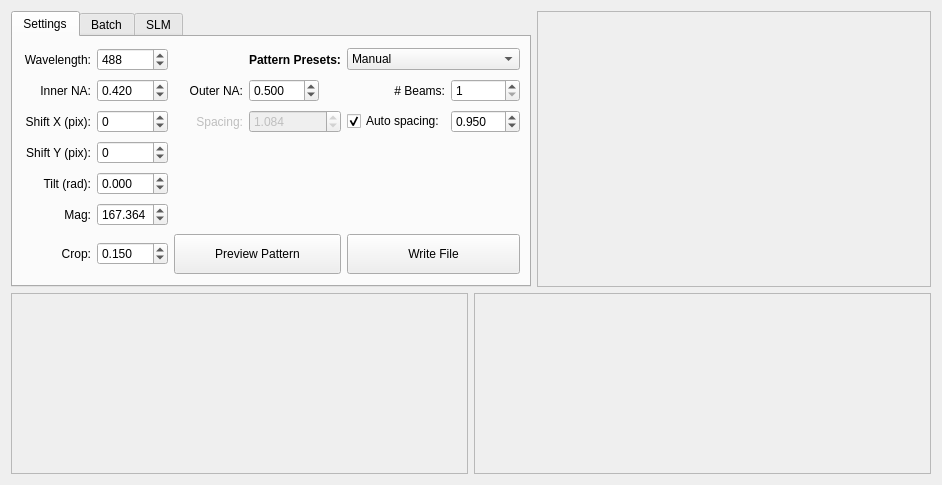
<?xml version="1.0" encoding="UTF-8"?>
<ui version="4.0">
 <class>Dialog</class>
 <widget class="QDialog" name="Dialog">
  <property name="geometry">
   <rect>
    <x>0</x>
    <y>0</y>
    <width>942</width>
    <height>485</height>
   </rect>
  </property>
  <property name="minimumSize">
   <size>
    <width>942</width>
    <height>485</height>
   </size>
  </property>
  <property name="maximumSize">
   <size>
    <width>942</width>
    <height>485</height>
   </size>
  </property>
  <property name="windowTitle">
   <string>Dialog</string>
  </property>
  <property name="styleSheet">
   <string notr="true"/>
  </property>
  <layout class="QGridLayout" name="gridLayout_2">
   <item row="0" column="0">
    <widget class="QTabWidget" name="tabWidget">
     <property name="maximumSize">
      <size>
       <width>602</width>
       <height>299</height>
      </size>
     </property>
     <property name="focusPolicy">
      <enum>Qt::WheelFocus</enum>
     </property>
     <property name="autoFillBackground">
      <bool>false</bool>
     </property>
     <property name="styleSheet">
      <string notr="true"/>
     </property>
     <property name="currentIndex">
      <number>0</number>
     </property>
     <widget class="QWidget" name="Settings">
      <attribute name="title">
       <string>Settings</string>
      </attribute>
      <layout class="QGridLayout" name="gridLayout">
       <property name="bottomMargin">
        <number>5</number>
       </property>
       <item row="1" column="2">
        <widget class="QLabel" name="label_3">
         <property name="maximumSize">
          <size>
           <width>16777215</width>
           <height>16777215</height>
          </size>
         </property>
         <property name="text">
          <string>Outer NA:</string>
         </property>
         <property name="alignment">
          <set>Qt::AlignRight|Qt::AlignTrailing|Qt::AlignVCenter</set>
         </property>
        </widget>
       </item>
       <item row="2" column="3">
        <widget class="QDoubleSpinBox" name="spacingSpin">
         <property name="enabled">
          <bool>false</bool>
         </property>
         <property name="specialValueText">
          <string/>
         </property>
         <property name="decimals">
          <number>3</number>
         </property>
         <property name="minimum">
          <double>0.001000000000000</double>
         </property>
         <property name="maximum">
          <double>40.000000000000000</double>
         </property>
         <property name="singleStep">
          <double>0.001000000000000</double>
         </property>
         <property name="value">
          <double>1.084000000000000</double>
         </property>
        </widget>
       </item>
       <item row="2" column="2">
        <widget class="QLabel" name="label_4">
         <property name="enabled">
          <bool>false</bool>
         </property>
         <property name="text">
          <string>Spacing:</string>
         </property>
         <property name="alignment">
          <set>Qt::AlignRight|Qt::AlignTrailing|Qt::AlignVCenter</set>
         </property>
        </widget>
       </item>
       <item row="1" column="1">
        <widget class="QDoubleSpinBox" name="innerNASpin">
         <property name="maximumSize">
          <size>
           <width>16777215</width>
           <height>16777215</height>
          </size>
         </property>
         <property name="specialValueText">
          <string/>
         </property>
         <property name="decimals">
          <number>3</number>
         </property>
         <property name="minimum">
          <double>0.100000000000000</double>
         </property>
         <property name="maximum">
          <double>0.640000000000000</double>
         </property>
         <property name="singleStep">
          <double>0.001000000000000</double>
         </property>
         <property name="value">
          <double>0.420000000000000</double>
         </property>
        </widget>
       </item>
       <item row="5" column="0">
        <widget class="QLabel" name="label_10">
         <property name="text">
          <string>Mag:</string>
         </property>
         <property name="alignment">
          <set>Qt::AlignRight|Qt::AlignTrailing|Qt::AlignVCenter</set>
         </property>
        </widget>
       </item>
       <item row="6" column="2" colspan="2">
        <widget class="QPushButton" name="previewPatternButton">
         <property name="minimumSize">
          <size>
           <width>0</width>
           <height>40</height>
          </size>
         </property>
         <property name="maximumSize">
          <size>
           <width>16777215</width>
           <height>16777215</height>
          </size>
         </property>
         <property name="text">
          <string>Preview Pattern</string>
         </property>
         <property name="autoDefault">
          <bool>false</bool>
         </property>
         <property name="default">
          <bool>false</bool>
         </property>
         <property name="flat">
          <bool>false</bool>
         </property>
        </widget>
       </item>
       <item row="1" column="5">
        <widget class="QSpinBox" name="nBeamsSpin">
         <property name="specialValueText">
          <string/>
         </property>
         <property name="minimum">
          <number>1</number>
         </property>
         <property name="maximum">
          <number>150</number>
         </property>
        </widget>
       </item>
       <item row="0" column="0">
        <widget class="QLabel" name="label">
         <property name="text">
          <string>Wavelength:</string>
         </property>
         <property name="alignment">
          <set>Qt::AlignRight|Qt::AlignTrailing|Qt::AlignVCenter</set>
         </property>
        </widget>
       </item>
       <item row="3" column="0">
        <widget class="QLabel" name="label_17">
         <property name="text">
          <string>Shift Y (pix):</string>
         </property>
         <property name="alignment">
          <set>Qt::AlignRight|Qt::AlignTrailing|Qt::AlignVCenter</set>
         </property>
        </widget>
       </item>
       <item row="1" column="3">
        <widget class="QDoubleSpinBox" name="outerNASpin">
         <property name="maximumSize">
          <size>
           <width>70</width>
           <height>16777215</height>
          </size>
         </property>
         <property name="specialValueText">
          <string/>
         </property>
         <property name="decimals">
          <number>3</number>
         </property>
         <property name="minimum">
          <double>0.150000000000000</double>
         </property>
         <property name="maximum">
          <double>0.700000000000000</double>
         </property>
         <property name="singleStep">
          <double>0.001000000000000</double>
         </property>
         <property name="value">
          <double>0.500000000000000</double>
         </property>
        </widget>
       </item>
       <item row="0" column="3">
        <widget class="QLabel" name="label_16">
         <property name="font">
          <font>
           <weight>75</weight>
           <bold>true</bold>
          </font>
         </property>
         <property name="text">
          <string>Pattern Presets:</string>
         </property>
        </widget>
       </item>
       <item row="2" column="5">
        <widget class="QDoubleSpinBox" name="fudgeSpin">
         <property name="maximumSize">
          <size>
           <width>70</width>
           <height>16777215</height>
          </size>
         </property>
         <property name="toolTip">
          <string>Enabling auto spacing will set the spacing to
factor * wavelength/NA_inner</string>
         </property>
         <property name="specialValueText">
          <string/>
         </property>
         <property name="decimals">
          <number>3</number>
         </property>
         <property name="minimum">
          <double>0.750000000000000</double>
         </property>
         <property name="maximum">
          <double>1.250000000000000</double>
         </property>
         <property name="singleStep">
          <double>0.001000000000000</double>
         </property>
         <property name="value">
          <double>0.950000000000000</double>
         </property>
        </widget>
       </item>
       <item row="0" column="1">
        <widget class="QSpinBox" name="wavelengthSpin">
         <property name="specialValueText">
          <string/>
         </property>
         <property name="suffix">
          <string/>
         </property>
         <property name="minimum">
          <number>350</number>
         </property>
         <property name="maximum">
          <number>750</number>
         </property>
         <property name="value">
          <number>488</number>
         </property>
        </widget>
       </item>
       <item row="1" column="4">
        <widget class="QLabel" name="label_9">
         <property name="maximumSize">
          <size>
           <width>16777215</width>
           <height>16777215</height>
          </size>
         </property>
         <property name="text">
          <string># Beams:</string>
         </property>
         <property name="alignment">
          <set>Qt::AlignRight|Qt::AlignTrailing|Qt::AlignVCenter</set>
         </property>
        </widget>
       </item>
       <item row="6" column="1">
        <widget class="QDoubleSpinBox" name="cropSpin">
         <property name="specialValueText">
          <string/>
         </property>
         <property name="decimals">
          <number>3</number>
         </property>
         <property name="minimum">
          <double>0.010000000000000</double>
         </property>
         <property name="maximum">
          <double>1.000000000000000</double>
         </property>
         <property name="singleStep">
          <double>0.010000000000000</double>
         </property>
         <property name="value">
          <double>0.150000000000000</double>
         </property>
        </widget>
       </item>
       <item row="1" column="0">
        <widget class="QLabel" name="label_2">
         <property name="text">
          <string>Inner NA:</string>
         </property>
         <property name="alignment">
          <set>Qt::AlignRight|Qt::AlignTrailing|Qt::AlignVCenter</set>
         </property>
        </widget>
       </item>
       <item row="5" column="1">
        <widget class="QDoubleSpinBox" name="magSpin">
         <property name="specialValueText">
          <string/>
         </property>
         <property name="decimals">
          <number>3</number>
         </property>
         <property name="minimum">
          <double>50.000000000000000</double>
         </property>
         <property name="maximum">
          <double>350.000000000000000</double>
         </property>
         <property name="singleStep">
          <double>0.001000000000000</double>
         </property>
         <property name="value">
          <double>167.364000000000004</double>
         </property>
        </widget>
       </item>
       <item row="0" column="4" colspan="2">
        <widget class="QComboBox" name="PatternPresetsCombo">
         <item>
          <property name="text">
           <string>Manual</string>
          </property>
         </item>
         <item>
          <property name="text">
           <string>Single Bessel</string>
          </property>
         </item>
         <item>
          <property name="text">
           <string>3-Beam Spaced</string>
          </property>
         </item>
         <item>
          <property name="text">
           <string>Square Lattice, Fill Chip</string>
          </property>
         </item>
        </widget>
       </item>
       <item row="6" column="4" colspan="2">
        <widget class="QPushButton" name="writeFileButton">
         <property name="minimumSize">
          <size>
           <width>0</width>
           <height>40</height>
          </size>
         </property>
         <property name="text">
          <string>Write File</string>
         </property>
         <property name="autoDefault">
          <bool>false</bool>
         </property>
         <property name="default">
          <bool>false</bool>
         </property>
         <property name="flat">
          <bool>false</bool>
         </property>
        </widget>
       </item>
       <item row="2" column="4">
        <widget class="QCheckBox" name="autoSpacingCheckBox">
         <property name="toolTip">
          <string>Enabling auto spacing will set the spacing to
factor * wavelength/NA_inner</string>
         </property>
         <property name="text">
          <string>Auto spacing:</string>
         </property>
         <property name="checked">
          <bool>true</bool>
         </property>
        </widget>
       </item>
       <item row="6" column="0">
        <widget class="QLabel" name="label_15">
         <property name="text">
          <string>Crop:</string>
         </property>
         <property name="alignment">
          <set>Qt::AlignRight|Qt::AlignTrailing|Qt::AlignVCenter</set>
         </property>
        </widget>
       </item>
       <item row="2" column="0">
        <widget class="QLabel" name="label_8">
         <property name="text">
          <string>Shift X (pix):</string>
         </property>
         <property name="alignment">
          <set>Qt::AlignRight|Qt::AlignTrailing|Qt::AlignVCenter</set>
         </property>
        </widget>
       </item>
       <item row="2" column="1">
        <widget class="QSpinBox" name="shiftXSpin">
         <property name="specialValueText">
          <string/>
         </property>
         <property name="minimum">
          <number>-99</number>
         </property>
        </widget>
       </item>
       <item row="4" column="0">
        <widget class="QLabel" name="label_7">
         <property name="text">
          <string>Tilt (rad):</string>
         </property>
         <property name="alignment">
          <set>Qt::AlignRight|Qt::AlignTrailing|Qt::AlignVCenter</set>
         </property>
        </widget>
       </item>
       <item row="3" column="1">
        <widget class="QSpinBox" name="shiftYSpin">
         <property name="specialValueText">
          <string/>
         </property>
         <property name="minimum">
          <number>-99</number>
         </property>
        </widget>
       </item>
       <item row="4" column="1">
        <widget class="QDoubleSpinBox" name="tiltSpin">
         <property name="specialValueText">
          <string/>
         </property>
         <property name="decimals">
          <number>3</number>
         </property>
         <property name="minimum">
          <double>-1.500000000000000</double>
         </property>
         <property name="maximum">
          <double>1.500000000000000</double>
         </property>
         <property name="singleStep">
          <double>0.010000000000000</double>
         </property>
         <property name="value">
          <double>0.000000000000000</double>
         </property>
        </widget>
       </item>
      </layout>
     </widget>
     <widget class="QWidget" name="Batch">
      <attribute name="title">
       <string>Batch</string>
      </attribute>
      <layout class="QGridLayout" name="gridLayout_3">
       <item row="0" column="0" colspan="2">
        <widget class="QLabel" name="label_6">
         <property name="font">
          <font>
           <italic>true</italic>
          </font>
         </property>
         <property name="text">
          <string>All fields can be declared as comma seperated lists.  All permutations will be calculated</string>
         </property>
        </widget>
       </item>
       <item row="1" column="0">
        <widget class="QLabel" name="label_5">
         <property name="text">
          <string>wavelength:</string>
         </property>
         <property name="alignment">
          <set>Qt::AlignRight|Qt::AlignTrailing|Qt::AlignVCenter</set>
         </property>
        </widget>
       </item>
       <item row="1" column="1">
        <widget class="QLineEdit" name="lineEdit">
         <property name="placeholderText">
          <string> e.g.  488, 560, 640</string>
         </property>
        </widget>
       </item>
       <item row="2" column="0">
        <widget class="QLabel" name="label_18">
         <property name="text">
          <string>inner NA:</string>
         </property>
         <property name="alignment">
          <set>Qt::AlignRight|Qt::AlignTrailing|Qt::AlignVCenter</set>
         </property>
        </widget>
       </item>
       <item row="2" column="1">
        <widget class="QLineEdit" name="lineEdit_2">
         <property name="placeholderText">
          <string> e.g.  0.44, 0.325</string>
         </property>
        </widget>
       </item>
       <item row="3" column="0">
        <widget class="QLabel" name="label_19">
         <property name="text">
          <string>outer NA:</string>
         </property>
         <property name="alignment">
          <set>Qt::AlignRight|Qt::AlignTrailing|Qt::AlignVCenter</set>
         </property>
        </widget>
       </item>
       <item row="3" column="1">
        <widget class="QLineEdit" name="lineEdit_3">
         <property name="placeholderText">
          <string> e.g.  0.55, 0.40</string>
         </property>
        </widget>
       </item>
       <item row="4" column="0">
        <widget class="QLabel" name="label_20">
         <property name="text">
          <string>(#beam, spacing):</string>
         </property>
         <property name="alignment">
          <set>Qt::AlignRight|Qt::AlignTrailing|Qt::AlignVCenter</set>
         </property>
        </widget>
       </item>
       <item row="4" column="1">
        <widget class="QLineEdit" name="lineEdit_4">
         <property name="placeholderText">
          <string> e.g.  (1,0), (3, 22), (fill, auto)</string>
         </property>
        </widget>
       </item>
       <item row="5" column="0">
        <widget class="QLabel" name="label_21">
         <property name="text">
          <string>X offset:</string>
         </property>
         <property name="alignment">
          <set>Qt::AlignRight|Qt::AlignTrailing|Qt::AlignVCenter</set>
         </property>
        </widget>
       </item>
       <item row="5" column="1">
        <widget class="QLineEdit" name="lineEdit_5">
         <property name="placeholderText">
          <string> e.g.  -4, -2, 0, 2, 4</string>
         </property>
        </widget>
       </item>
       <item row="6" column="0">
        <widget class="QLabel" name="label_22">
         <property name="text">
          <string>Y offset:</string>
         </property>
         <property name="alignment">
          <set>Qt::AlignRight|Qt::AlignTrailing|Qt::AlignVCenter</set>
         </property>
        </widget>
       </item>
       <item row="6" column="1">
        <widget class="QLineEdit" name="lineEdit_6">
         <property name="placeholderText">
          <string> e.g.  -4, -2, 0, 2, 4</string>
         </property>
        </widget>
       </item>
       <item row="7" column="1">
        <widget class="QPushButton" name="pushButton_3">
         <property name="enabled">
          <bool>false</bool>
         </property>
         <property name="minimumSize">
          <size>
           <width>0</width>
           <height>40</height>
          </size>
         </property>
         <property name="font">
          <font>
           <kerning>true</kerning>
          </font>
         </property>
         <property name="text">
          <string>Feature coming soon...</string>
         </property>
         <property name="autoDefault">
          <bool>false</bool>
         </property>
        </widget>
       </item>
      </layout>
     </widget>
     <widget class="QWidget" name="SLM">
      <attribute name="title">
       <string>SLM</string>
      </attribute>
      <layout class="QGridLayout" name="gridLayout_4">
       <item row="0" column="0">
        <widget class="QLabel" name="label_14">
         <property name="text">
          <string>SLM model:</string>
         </property>
        </widget>
       </item>
       <item row="0" column="1" colspan="2">
        <widget class="QComboBox" name="SLMmodelCombo">
         <property name="maximumSize">
          <size>
           <width>120</width>
           <height>16777215</height>
          </size>
         </property>
         <item>
          <property name="text">
           <string>SXGA-3DM</string>
          </property>
         </item>
         <item>
          <property name="text">
           <string>Custom</string>
          </property>
         </item>
        </widget>
       </item>
       <item row="0" column="3">
        <spacer name="horizontalSpacer">
         <property name="orientation">
          <enum>Qt::Horizontal</enum>
         </property>
         <property name="sizeHint" stdset="0">
          <size>
           <width>320</width>
           <height>20</height>
          </size>
         </property>
        </spacer>
       </item>
       <item row="1" column="0">
        <widget class="QLabel" name="label_11">
         <property name="text">
          <string>Pixel size:</string>
         </property>
        </widget>
       </item>
       <item row="1" column="1">
        <widget class="QDoubleSpinBox" name="slm_pixelSize_spin">
         <property name="maximumSize">
          <size>
           <width>80</width>
           <height>16777215</height>
          </size>
         </property>
         <property name="focusPolicy">
          <enum>Qt::WheelFocus</enum>
         </property>
         <property name="specialValueText">
          <string/>
         </property>
         <property name="decimals">
          <number>3</number>
         </property>
         <property name="minimum">
          <double>1.000000000000000</double>
         </property>
         <property name="maximum">
          <double>50.000000000000000</double>
         </property>
         <property name="singleStep">
          <double>0.001000000000000</double>
         </property>
         <property name="value">
          <double>13.662000000000001</double>
         </property>
        </widget>
       </item>
       <item row="1" column="2" colspan="2">
        <spacer name="horizontalSpacer_2">
         <property name="orientation">
          <enum>Qt::Horizontal</enum>
         </property>
         <property name="sizeHint" stdset="0">
          <size>
           <width>358</width>
           <height>20</height>
          </size>
         </property>
        </spacer>
       </item>
       <item row="2" column="0">
        <widget class="QLabel" name="label_12">
         <property name="text">
          <string># pixels X:</string>
         </property>
        </widget>
       </item>
       <item row="2" column="1">
        <widget class="QSpinBox" name="slm_xpix_spin">
         <property name="maximumSize">
          <size>
           <width>80</width>
           <height>16777215</height>
          </size>
         </property>
         <property name="focusPolicy">
          <enum>Qt::WheelFocus</enum>
         </property>
         <property name="specialValueText">
          <string/>
         </property>
         <property name="minimum">
          <number>1</number>
         </property>
         <property name="maximum">
          <number>3000</number>
         </property>
         <property name="value">
          <number>1280</number>
         </property>
        </widget>
       </item>
       <item row="2" column="2" colspan="2">
        <spacer name="horizontalSpacer_3">
         <property name="orientation">
          <enum>Qt::Horizontal</enum>
         </property>
         <property name="sizeHint" stdset="0">
          <size>
           <width>358</width>
           <height>20</height>
          </size>
         </property>
        </spacer>
       </item>
       <item row="3" column="0">
        <widget class="QLabel" name="label_13">
         <property name="text">
          <string># pixels Y:</string>
         </property>
        </widget>
       </item>
       <item row="3" column="1">
        <widget class="QSpinBox" name="slm_ypix_spin">
         <property name="maximumSize">
          <size>
           <width>80</width>
           <height>16777215</height>
          </size>
         </property>
         <property name="focusPolicy">
          <enum>Qt::WheelFocus</enum>
         </property>
         <property name="specialValueText">
          <string/>
         </property>
         <property name="minimum">
          <number>1</number>
         </property>
         <property name="maximum">
          <number>3000</number>
         </property>
         <property name="value">
          <number>1024</number>
         </property>
        </widget>
       </item>
       <item row="3" column="2" colspan="2">
        <spacer name="horizontalSpacer_4">
         <property name="orientation">
          <enum>Qt::Horizontal</enum>
         </property>
         <property name="sizeHint" stdset="0">
          <size>
           <width>358</width>
           <height>20</height>
          </size>
         </property>
        </spacer>
       </item>
       <item row="4" column="3">
        <spacer name="verticalSpacer">
         <property name="orientation">
          <enum>Qt::Vertical</enum>
         </property>
         <property name="sizeHint" stdset="0">
          <size>
           <width>20</width>
           <height>107</height>
          </size>
         </property>
        </spacer>
       </item>
      </layout>
     </widget>
    </widget>
   </item>
   <item row="1" column="0" colspan="2">
    <layout class="QHBoxLayout" name="horizontalLayout">
     <item>
      <widget class="QScrollArea" name="lowerLeftScroll">
       <property name="minimumSize">
        <size>
         <width>450</width>
         <height>150</height>
        </size>
       </property>
       <property name="widgetResizable">
        <bool>true</bool>
       </property>
       <widget class="QWidget" name="scrollAreaWidgetContents_5">
        <property name="geometry">
         <rect>
          <x>0</x>
          <y>0</y>
          <width>451</width>
          <height>148</height>
         </rect>
        </property>
       </widget>
      </widget>
     </item>
     <item>
      <widget class="QScrollArea" name="lowerRightScroll">
       <property name="minimumSize">
        <size>
         <width>450</width>
         <height>150</height>
        </size>
       </property>
       <property name="widgetResizable">
        <bool>true</bool>
       </property>
       <widget class="QWidget" name="scrollAreaWidgetContents_4">
        <property name="geometry">
         <rect>
          <x>0</x>
          <y>0</y>
          <width>451</width>
          <height>148</height>
         </rect>
        </property>
       </widget>
      </widget>
     </item>
    </layout>
   </item>
   <item row="0" column="1">
    <widget class="QScrollArea" name="upperRightScroll">
     <property name="minimumSize">
      <size>
       <width>300</width>
       <height>0</height>
      </size>
     </property>
     <property name="maximumSize">
      <size>
       <width>16777215</width>
       <height>300</height>
      </size>
     </property>
     <property name="widgetResizable">
      <bool>true</bool>
     </property>
     <widget class="QWidget" name="scrollAreaWidgetContents">
      <property name="geometry">
       <rect>
        <x>0</x>
        <y>0</y>
        <width>298</width>
        <height>291</height>
       </rect>
      </property>
     </widget>
    </widget>
   </item>
  </layout>
 </widget>
 <resources/>
 <connections>
  <connection>
   <sender>autoSpacingCheckBox</sender>
   <signal>clicked(bool)</signal>
   <receiver>spacingSpin</receiver>
   <slot>setDisabled(bool)</slot>
   <hints>
    <hint type="sourcelabel">
     <x>509</x>
     <y>139</y>
    </hint>
    <hint type="destinationlabel">
     <x>384</x>
     <y>141</y>
    </hint>
   </hints>
  </connection>
  <connection>
   <sender>autoSpacingCheckBox</sender>
   <signal>clicked(bool)</signal>
   <receiver>label_4</receiver>
   <slot>setDisabled(bool)</slot>
   <hints>
    <hint type="sourcelabel">
     <x>509</x>
     <y>139</y>
    </hint>
    <hint type="destinationlabel">
     <x>253</x>
     <y>141</y>
    </hint>
   </hints>
  </connection>
  <connection>
   <sender>autoSpacingCheckBox</sender>
   <signal>clicked(bool)</signal>
   <receiver>fudgeSpin</receiver>
   <slot>setEnabled(bool)</slot>
   <hints>
    <hint type="sourcelabel">
     <x>459</x>
     <y>129</y>
    </hint>
    <hint type="destinationlabel">
     <x>533</x>
     <y>130</y>
    </hint>
   </hints>
  </connection>
 </connections>
</ui>
